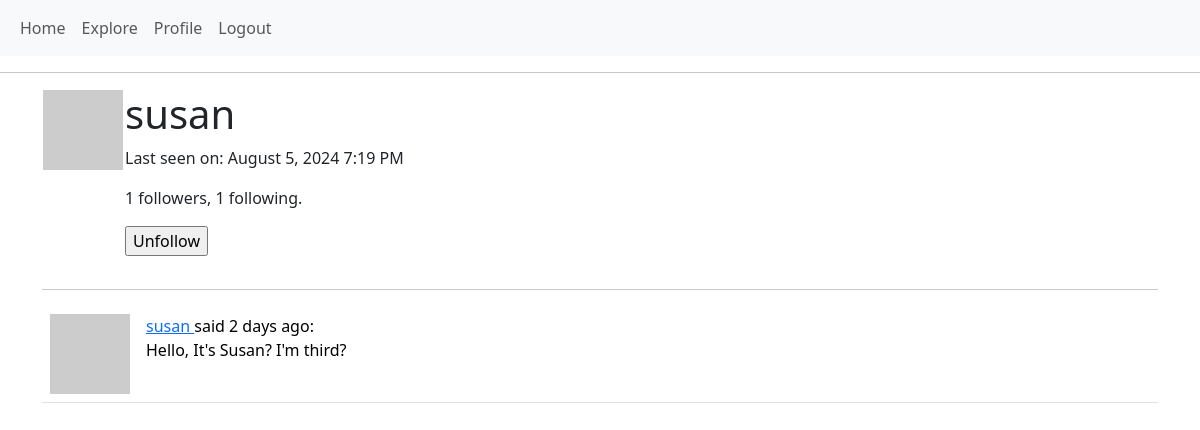
The page /user/susan (signed in) on the database as committed earlier.
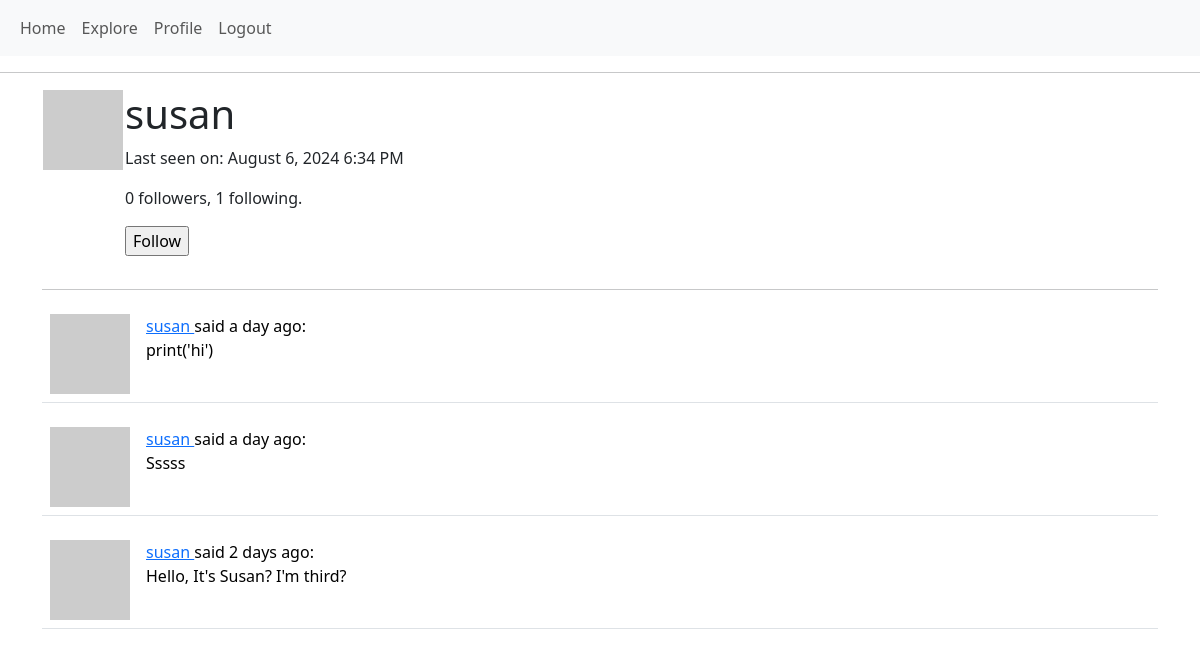
The same page on the database as committed later.
### app/models.py (models this page shows, shortened)
class User(UserMixin, db.Model):
    id: so.Mapped[int] = so.mapped_column(primary_key=True)
    username: so.Mapped[str] = so.mapped_column(sa.String(64), index=True, unique=True)
    email: so.Mapped[str] = so.mapped_column(sa.String(120), index=True, unique=True)
    password_hash: so.Mapped[Optional[str]] = so.mapped_column(sa.String(256))
    about_me: so.Mapped[Optional[str]] = so.mapped_column(sa.String(140))
    last_seen: so.Mapped[Optional[datetime]] = so.mapped_column(default=lambda: datetime.now(timezone.utc))
    posts: so.WriteOnlyMapped['Post'] = so.relationship(back_populates='author')
    following: so.WriteOnlyMapped['User'] = so.relationship(
        secondary=followers, primaryjoin=(followers.c.follower_id == id),
        secondaryjoin=(followers.c.followed_id == id),
        back_populates='followers')
    followers: so.WriteOnlyMapped['User'] = so.relationship(
        secondary=followers, primaryjoin=(followers.c.followed_id == id),
        secondaryjoin=(followers.c.follower_id == id),
        back_populates='following')
    def avatar(self, size):
        digest = md5(self.email.lower().encode('utf-8')).hexdigest()
        return f'https://www.gravatar.com/avatar/{digest}?d=identicon&s={size}'
    def is_following(self, user):
        query = self.following.select().where(User.id == user.id)
        return db.session.scalar(query) is not None
    def followers_count(self):
        query = sa.select(sa.func.count()).select_from(
            self.followers.select().subquery())
        return db.session.scalar(query)
    def following_count(self):
        query = sa.select(sa.func.count()).select_from(
            self.following.select().subquery())
        return db.session.scalar(query)

class Post(db.Model):
    id: so.Mapped[int] = so.mapped_column(primary_key=True)
    body: so.Mapped[str] = so.mapped_column(sa.String(140))
    timestamp: so.Mapped[datetime] = so.mapped_column(index=True, default=lambda: datetime.now(timezone.utc))
    user_id: so.Mapped[int] = so.mapped_column(sa.ForeignKey(User.id), index=True)
    author: so.Mapped[User] = so.relationship(back_populates='posts')

### app/routes.py (the view)
@app.route('/user/<username>')
@login_required
def user(username):
    user = db.first_or_404(sa.select(User).where(User.username == username))
    page = request.args.get('page', 1, type=int)
    query = user.posts.select().order_by(Post.timestamp.desc())
    posts = db.paginate(query, page=page, per_page=app.config['POSTS_PER_PAGE'], error_out=False)
    next_url = url_for('user', username=user.username, page=posts.next_num) if posts.has_next else None
    prev_url = url_for('user', username=user.username, page=posts.prev_num) if posts.has_prev else None
    form = EmptyForm()
    return render_template(
        'user.html',
        user=user,
        posts=posts,
        form=form,
        next_url=next_url,
        prev_url=prev_url
    )

### app/forms.py
class EmptyForm(FlaskForm):
    submit = SubmitField(_l('Submit'))

### app/__init__.py (called while the page is built)
def get_locale():
    return request.accept_languages.best_match(Config.LANGUAGES)

### app/models.py (called while the page is built)
@login.user_loader
def load_user(id):
    return db.session.get(User, int(id))

### app/routes.py (called while the page is built)
@app.before_request
def before_request():
    if current_user.is_authenticated:
        current_user.last_seen = datetime.now(timezone.utc)
        db.session.commit()

### app/templates/user.html (shortened to what this page needs)
{% extends 'base.html' %}
{% block content %}
    <table>
        <tr style="vertical-align: top;">
            <td><img src="{{ user.avatar(128) }}" alt=""></td>
            <td>
                <h1>{{ user.username }}</h1>
                {% if user.last_seen %}<p>{{ _('Last seen on') }}: {{ moment(user.last_seen).format('LLL') }}</p>{% endif %}
                <p>{{ user.followers_count() }} {{ _('followers') }}, {{ user.following_count() }} following.</p>
                {% if user == current_user %}
                    <p><a href="{{ url_for('edit_profile') }}">{{ _('Edit your profile') }}</a></p>
                {% elif not current_user.is_following(user) %}
                    <p>
                        <form action="{{ url_for('follow', username=user.username) }}" method="post">
                            {{ form.submit(value='Follow') }}
                        </form>
                    </p>
                {% else %}
                    <p>
                        <form action="{{ url_for('unfollow', username=user.username) }}" method="post">
                            {{ form.submit(value=_('Unfollow')) }}
                        </form>
                    </p>
                {% endif %}
            </td>
        </tr>
    </table>
    <hr>
    {% for post in posts %}
        {% include '_post.html' %}
    {% endfor %}
{% endblock %}

### app/templates/base.html (shortened to what this page needs)
<!doctype html>
<html lang="en">
<head>
    <link href="https://cdn.jsdelivr.net/npm/bootstrap@5.3.3/dist/css/bootstrap.min.css" rel="stylesheet"
>
</head>
<body>
    <header>
        <nav class="navbar navbar-expand-lg bg-body-tertiary">
            <div class="container-fluid">
                <div class="collapse navbar-collapse" id="navbarSupportContent">
                    <ul class="navbar-nav me-auto mb-2 mb-lg-0">
                        <li class="nav-item"><a href="{{ url_for('index') }}" class="nav-link" aria-current="page">{{ _('Home') }}</a></li>
                        {% if current_user.is_anonymous %}
                            <li class="nav-item"><a href="{{ url_for('login') }}" class="nav-link" aria-current="page">{{ _('Login') }}</a></li>
                        {% else %}
                            <li class="nav-item"><a href="{{ url_for('explore') }}" class="nav-link" aria-current="page">{{ _('Explore') }}</a></li>
                            <li class="nav-item"><a href="{{ url_for('user', username=current_user.username) }}" class="nav-link" aria-current="page">{{ _('Profile') }}</a></li>
                            <li class="nav-item"><a href="{{ url_for('logout') }}" class="nav-link" aria-current="page">{{ _('Logout') }}</a></li>
                        {% endif %}
                    </ul>
                </div>
            </div>
        </nav>
    </header>
    <hr>
    <div class="container mt-3">
        {% block content %}{% endblock %}
    </div>
</body>
</html>

### app/templates/_post.html (shortened to what this page needs)
<table class="table table-hover">
    <tr style="vertical-align: top;">
        <td style="width: 70px;">
            <a href="{{ url_for('user', username=post.author.username) }}">
                <img src="{{ post.author.avatar(70) }}" alt="">
            </a>
        </td>
        <td>
            {{ _('%(username)s said %(when)s',
                    username=user_link, when=moment(post.timestamp).fromNow()) }}:
            <br>
            {{ post.body }}
        </td>
    </tr>
</table>

Rows that differ between the two databases and show on the page:
changed User "susan": last_seen "August 5, 2024 7:19 PM" → "August 6, 2024 6:34 PM"
added Post: body "print('hi')"
added Post: body "Sssss"
Other text that changed with them:
{{ user.followers_count() }}: "1" → "0"
form field submit: (not shown) → "Follow"
form field submit: "Unfollow" → (not shown)
